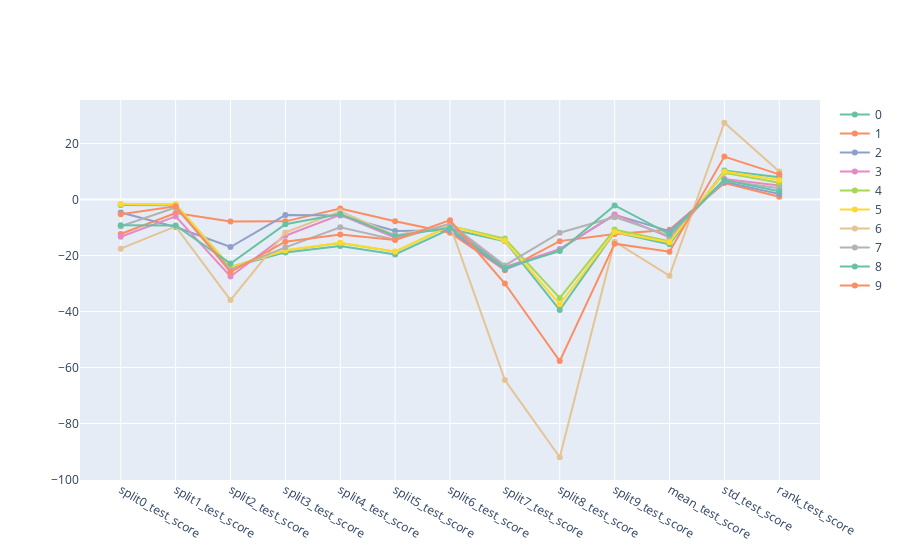

Write notebook code for a chart like this one.
### Code cell
def plot_evaluate_search_results(results, ax=None):
    if ax is None:
        ax = tools.plotly.FigureSubplot()

    bins = np.linspace(scores.values.min(), scores.values.max(), 15)
    colors = tools.color_palette(len(scores_t), palette="Set2")

    for param_index in scores_t:
        values = scores_t[param_index]
        ax.add_scatter(
            y=values,
            line=dict(color=next(colors)),
            name=param_index,
        )    
    return ax
        
ax = plot_evaluate_search_results(results)
ax.figure.show('jupyterlab')

### Figure 1 — Plotly figure (JSON) as saved in the notebook; plotly's stock layout.template omitted (floating-point values rounded to 4 significant figures)
{"data": [{"line": {"color": "#66c2a5"}, "name": "0", "type": "scatter", "x": ["split0_test_score", "split1_test_score", "split2_test_score", "split3_test_score", "split4_test_score", "split5_test_score", "split6_test_score", "split7_test_score", "split8_test_score", "split9_test_score", "mean_test_score", "std_test_score", "rank_test_score"], "xaxis": "x", "y": [-1.944, -2.066, -24.26, -18.88, -16.55, -19.6, -10.54, -14.86, -39.46, -11.68, -15.98, 10.4, 8], "yaxis": "y"}, {"line": {"color": "#fc8d62"}, "name": "1", "type": "scatter", "x": ["split0_test_score", "split1_test_score", "split2_test_score", "split3_test_score", "split4_test_score", "split5_test_score", "split6_test_score", "split7_test_score", "split8_test_score", "split9_test_score", "mean_test_score", "std_test_score", "rank_test_score"], "xaxis": "x", "y": [-12.31, -4.825, -7.812, -7.789, -3.219, -7.753, -11.84, -25.24, -14.85, -12.28, -10.79, 5.923, 1], "yaxis": "y"}, {"line": {"color": "#8da0cb"}, "name": "2", "type": "scatter", "x": ["split0_test_score", "split1_test_score", "split2_test_score", "split3_test_score", "split4_test_score", "split5_test_score", "split6_test_score", "split7_test_score", "split8_test_score", "split9_test_score", "mean_test_score", "std_test_score", "rank_test_score"], "xaxis": "x", "y": [-4.619, -9.833, -16.95, -5.554, -5.677, -11.21, -10.99, -24.98, -17.72, -5.464, -11.3, 6.371, 2], "yaxis": "y"}, {"line": {"color": "#e78ac3"}, "name": "3", "type": "scatter", "x": ["split0_test_score", "split1_test_score", "split2_test_score", "split3_test_score", "split4_test_score", "split5_test_score", "split6_test_score", "split7_test_score", "split8_test_score", "split9_test_score", "mean_test_score", "std_test_score", "rank_test_score"], "xaxis": "x", "y": [-13.29, -6.028, -27.48, -12.91, -5.492, -13.62, -8.974, -24.07, -17.78, -5.313, -13.5, 7.304, 5], "yaxis": "y"}, {"line": {"color": "#a6d854"}, "name": "4", "type": "scatter", "x": ["split0_test_score", "split1_test_score", "split2_test_score", "split3_test_score", "split4_test_score", "split5_test_score", "split6_test_score", "split7_test_score", "split8_test_score", "split9_test_score", "mean_test_score", "std_test_score", "rank_test_score"], "xaxis": "x", "y": [-1.645, -1.736, -24.06, -18.2, -15.53, -18.64, -9.372, -13.95, -35.16, -10.7, -14.9, 9.58, 6], "yaxis": "y"}, {"line": {"color": "#ffd92f"}, "name": "5", "type": "scatter", "x": ["split0_test_score", "split1_test_score", "split2_test_score", "split3_test_score", "split4_test_score", "split5_test_score", "split6_test_score", "split7_test_score", "split8_test_score", "split9_test_score", "mean_test_score", "std_test_score", "rank_test_score"], "xaxis": "x", "y": [-1.567, -1.785, -24.19, -18.09, -15.47, -18.54, -9.357, -14.74, -37.4, -11.59, -15.27, 10.03, 7], "yaxis": "y"}, {"line": {"color": "#e5c494"}, "name": "6", "type": "scatter", "x": ["split0_test_score", "split1_test_score", "split2_test_score", "split3_test_score", "split4_test_score", "split5_test_score", "split6_test_score", "split7_test_score", "split8_test_score", "split9_test_score", "mean_test_score", "std_test_score", "rank_test_score"], "xaxis": "x", "y": [-17.54, -9.584, -35.89, -11.75, -4.177, -12.73, -9.122, -64.47, -92.05, -15.05, -27.24, 27.44, 10], "yaxis": "y"}, {"line": {"color": "#b3b3b3"}, "name": "7", "type": "scatter", "x": ["split0_test_score", "split1_test_score", "split2_test_score", "split3_test_score", "split4_test_score", "split5_test_score", "split6_test_score", "split7_test_score", "split8_test_score", "split9_test_score", "mean_test_score", "std_test_score", "rank_test_score"], "xaxis": "x", "y": [-9.558, -2.835, -24.93, -17.08, -9.908, -14.36, -8.601, -23.53, -11.84, -6.294, -12.89, 6.797, 4], "yaxis": "y"}, {"line": {"color": "#66c2a5"}, "name": "8", "type": "scatter", "x": ["split0_test_score", "split1_test_score", "split2_test_score", "split3_test_score", "split4_test_score", "split5_test_score", "split6_test_score", "split7_test_score", "split8_test_score", "split9_test_score", "mean_test_score", "std_test_score", "rank_test_score"], "xaxis": "x", "y": [-9.153, -9.263, -22.88, -8.821, -5.17, -12.97, -10.12, -24.43, -18.4, -2.09, -12.33, 6.985, 3], "yaxis": "y"}, {"line": {"color": "#fc8d62"}, "name": "9", "type": "scatter", "x": ["split0_test_score", "split1_test_score", "split2_test_score", "split3_test_score", "split4_test_score", "split5_test_score", "split6_test_score", "split7_test_score", "split8_test_score", "split9_test_score", "mean_test_score", "std_test_score", "rank_test_score"], "xaxis": "x", "y": [-5.228, -2.375, -25.85, -15.06, -12.51, -14.46, -7.367, -30.0, -57.7, -15.76, -18.63, 15.34, 9], "yaxis": "y"}], "layout": {"autosize": true, "xaxis": {"anchor": "y", "autorange": true, "domain": [0, 1], "range": [-0.7406, 12.74], "type": "category"}, "yaxis": {"anchor": "x", "autorange": true, "domain": [0, 1], "range": [-100.8, 36.2], "type": "linear"}}}
